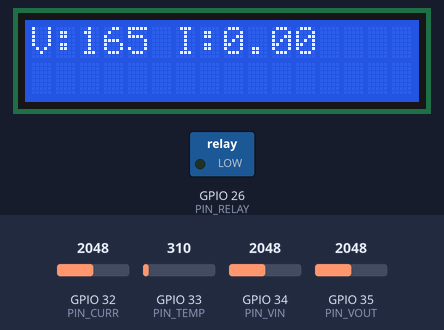
This sketch was run on a simulated ESP32. On the bench: 16×2 character LCD, switched loads named in the sketch (green lamp = pin HIGH). The test bench sets the inputs (shaded band); at power-on: GPIO 32 (PIN_CURR) = 2048, GPIO 34 (PIN_VIN) = 2048, GPIO 33 (PIN_TEMP) = 310, GPIO 35 (PIN_VOUT) = 2048. WiFi joins after 1.5 s; servers stay silent unless stated; uploads are accepted with an empty reply.

Above: at 2.7 s.
2.8 s: GPIO 32 (PIN_CURR) set to 2866
At 4.9 s:
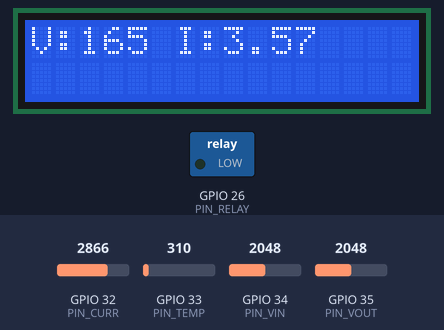
5.7 s: GPIO 34 (PIN_VIN) set to 2866
At 7.8 s:
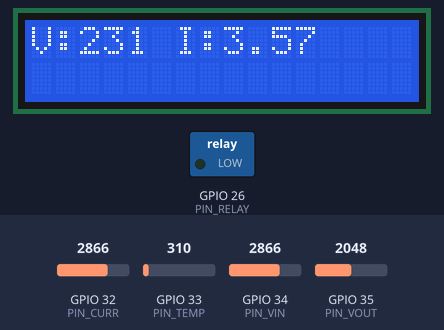
8.1 s: GPIO 32 (PIN_CURR) set to 3972
At 9.7 s:
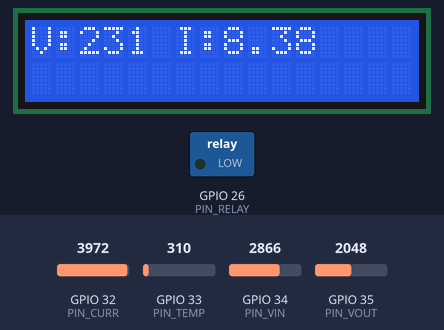
10.5 s: GPIO 34 (PIN_VIN) set to 3972
At 12.7 s:
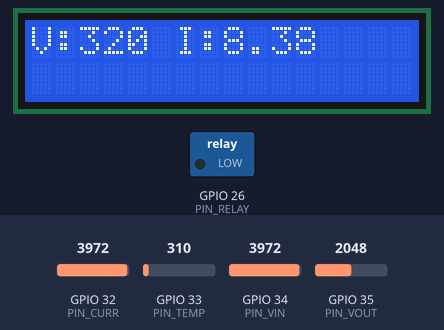
13.0 s: GPIO 32 (PIN_CURR) set to 1228
At 14.5 s:
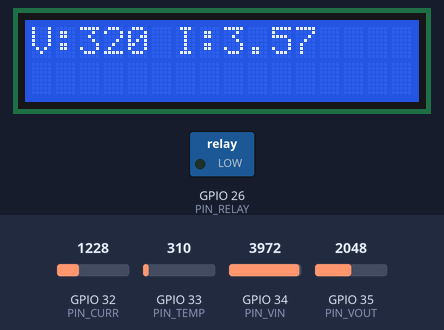
15.4 s: GPIO 34 (PIN_VIN) set to 1228
At 17.4 s:
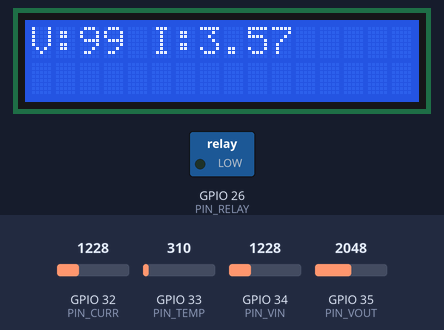
Timing chart, 0 to 18.8 s (numbered marks = the images above; inputs shaded):
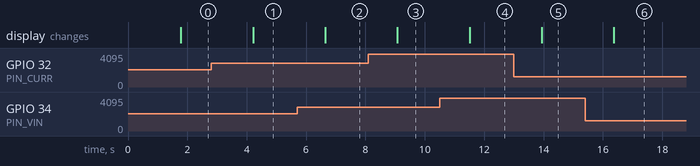

The sketch:

esp32_substation.ino
```cpp
// ESP32: read sensors -> POST to PC server -> AI replies -> drive relay + LCD
// Libraries: WiFi, HTTPClient (built in), LiquidCrystal_I2C
#include <WiFi.h>
#include <HTTPClient.h>
#include <LiquidCrystal_I2C.h>

const char* SSID = "YOUR_WIFI";
const char* PASS = "YOUR_PASSWORD";
const char* URL  = "http://192.168.1.50:5000/data";   // PC IP running server.py

// ---- pins (CHANGE to your wiring). All ADC pins are 3.3 V max! ----
#define PIN_VIN   34   // ZMPT101B / divider on mains side
#define PIN_VOUT  35   // divider on 12 V secondary
#define PIN_CURR  32   // ACS712 (5V module -> use divider to 3.3 V)
#define PIN_TEMP  33   // LM35 / NTC
#define PIN_RELAY 26   // relay module IN (many are active LOW)
LiquidCrystal_I2C lcd(0x27, 16, 2);

// --- calibration: tune these against a multimeter ---
float readVin()  { return analogRead(PIN_VIN)  * (3.3/4095.0) * 100.0; }  // TODO calibrate
float readVout() { return analogRead(PIN_VOUT) * (3.3/4095.0) * 5.0;  }  // TODO
float readCurr() { return fabs(analogRead(PIN_CURR)*(3.3/4095.0) - 1.65) / 0.185; } // TODO
float readTemp() { return analogRead(PIN_TEMP) * (3.3/4095.0) * 100.0; } // LM35 10mV/C

void setup() {
  pinMode(PIN_RELAY, OUTPUT); digitalWrite(PIN_RELAY, LOW);  // load ON (adjust polarity)
  lcd.init(); lcd.backlight();
  WiFi.begin(SSID, PASS);
  while (WiFi.status() != WL_CONNECTED) delay(300);
}

void loop() {
  float vi = readVin(), vo = readVout(), a = readCurr(), t = readTemp();
  String body = "{\"input_voltage\":" + String(vi) + ",\"output_voltage\":" + String(vo) +
                ",\"load_current\":" + String(a) + ",\"temperature\":" + String(t) + "}";
  String label = "NO LINK"; bool trip = false;
  HTTPClient http; http.begin(URL); http.addHeader("Content-Type", "application/json");
  if (http.POST(body) == 200) {
    String r = http.getString();
    trip = r.indexOf("\"trip\":true") >= 0;
    int s = r.indexOf("\"label\":\"") + 9; label = r.substring(s, r.indexOf("\"", s));
  }
  http.end();
  digitalWrite(PIN_RELAY, trip ? HIGH : LOW);               // trip = disconnect load
  lcd.clear(); lcd.setCursor(0,0); lcd.print("V:" + String(vi,0) + " I:" + String(a,2));
  lcd.setCursor(0,1); lcd.print(label.substring(0,16));
  delay(1000);
}
```

Measured:
- after the input at 2.8 s, the display: changes after 1.4 s (image 1)
- after the input at 5.7 s, the display: changes after 0.95 s (image 2)
- after the input at 8.1 s, the display: changes after 0.98 s (image 3)
- after the input at 10.5 s, the display: changes after 1.0 s (image 4)
- after the input at 13.0 s, the display: changes after 0.94 s (image 5)
- after the input at 15.4 s, the display: changes after 0.97 s (image 6)
